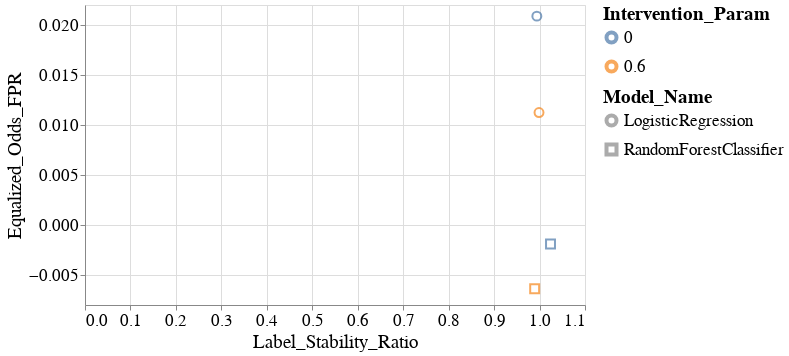

Here is the notebook cell this chart was saved with:
### Markdown cell above
## Figure 3. Scatter plots.

### Code cell
create_scatter_plot(melted_all_group_metrics_per_model_dct,
                    group='SEX',
                    fairness_metric_name='Equalized_Odds_FPR',
                    stability_metric_name='Label_Stability_Ratio')

### Figure 1 — Vega-Lite specification as saved in the notebook (floating-point values rounded to 4 significant figures)
{"config": {"view": {"continuousWidth": 400, "continuousHeight": 300}, "axis": {"labelFontSize": 17, "labelFontWeight": "normal", "titleFontSize": 19, "titleFontWeight": "normal"}, "legend": {"labelFontSize": 17, "labelLimit": 200, "symbolStrokeWidth": 4, "titleFontSize": 19, "titleLimit": 220}, "title": {"fontSize": 17}}, "data": {"name": "data-5395ec6d8bebf9342e76c3e86207a04a"}, "mark": {"type": "point", "size": 60}, "encoding": {"color": {"field": "Intervention_Param", "type": "nominal"}, "shape": {"field": "Model_Name", "type": "nominal"}, "size": {"value": 80}, "x": {"field": "Label_Stability_Ratio", "type": "quantitative"}, "y": {"field": "Equalized_Odds_FPR", "type": "quantitative"}}, "height": 300, "width": 500, "$schema": "https://vega.github.io/schema/vega-lite/v4.17.0.json", "datasets": {"data-5395ec6d8bebf9342e76c3e86207a04a": [{"Model_Name": "LogisticRegression", "Experiment_Iteration": "Exp_iter_1", "Intervention_Param": 0.0, "Test_Set_Index": 0, "Group": "SEX", "Equalized_Odds_FPR": 0.02089, "Label_Stability_Ratio": 0.9941}, {"Model_Name": "LogisticRegression", "Experiment_Iteration": "Exp_iter_1", "Intervention_Param": 0.6, "Test_Set_Index": 0, "Group": "SEX", "Equalized_Odds_FPR": 0.01124, "Label_Stability_Ratio": 0.9988}, {"Model_Name": "RandomForestClassifier", "Experiment_Iteration": "Exp_iter_1", "Intervention_Param": 0.6, "Test_Set_Index": 0, "Group": "SEX", "Equalized_Odds_FPR": -0.006368, "Label_Stability_Ratio": 0.9893}, {"Model_Name": "RandomForestClassifier", "Experiment_Iteration": "Exp_iter_1", "Intervention_Param": 0.0, "Test_Set_Index": 0, "Group": "SEX", "Equalized_Odds_FPR": -0.001908, "Label_Stability_Ratio": 1.024}]}}
